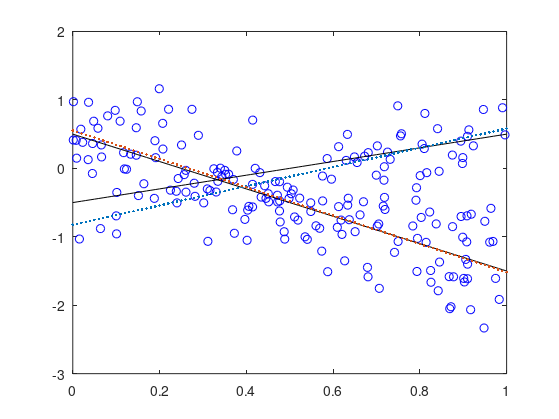
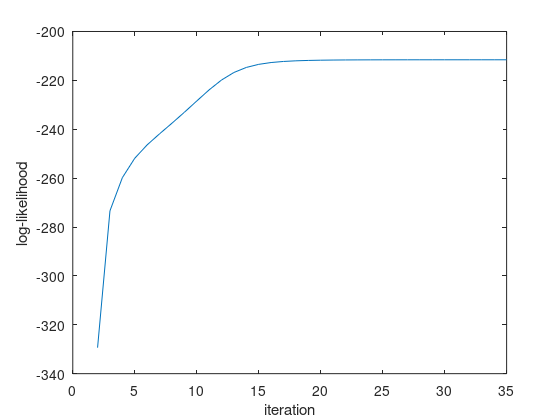

Reproduce these figures in MATLAB, in order.
close all
rng(0);
n = 200; % sample size
K = 2; % number of lines
e=[.7 .3]; % mixing weights
w=[-2 1]; % slopes of lines
b=[.5 -.5]; % offsets of lines
v=[.2 .1]; % variances

x=zeros(n,1);
y=zeros(n,1);

for i=1:n
    x(i) = rand;
    if rand < e(1)
        y(i) = w(1)*x(i) + b(1) + randn*sqrt(v(1));
    else
        y(i) = w(2)*x(i) + b(2) + randn*sqrt(v(2));
    end
end
plot(x,y,'bo')
hold on
t=0:0.01:1;
plot(t,w(1)*t+b(1),'k')
plot(t,w(2)*t+b(2),'k')

e=[.5 .5];
w=[1 -1];
b=[0 0];
v=repmat(var(y),1,2);

% x: n*d;  w: d*K
phi=@(y,x,w,b,v)...
normpdf(y*ones(size(y,2),K),x*w+b,...
    ones(n,size(v,1))*sqrt(v));

% \frac{\sum_{l=1}^n \gamma_{lk}^{(j)}x_l}
% {\sum_{l=1}^n \gamma_{lk}^{(j)}}
tilde=@(g,z)repmat(z,[1 K])-...
repmat((sum(g.*(z*ones(size(z,2),K)),1)./sum(g,1)),[n 1]);

Q=zeros(n,1);
Q(1)=-Inf;
for i=1:size(Q,1)
% E-step
gamma=e.*phi(y,x,w,b,v);
gamma=gamma./sum(gamma,2);

% check stop criteria
Q(i+1)=sum(sum(gamma.*log(e.*phi(y,x,w,b,v))));
if Q(i+1)-Q(i)<1e-4
    break
end

% M-step
e=sum(gamma,1)/n;
x_tilde=tilde(gamma,x);
y_tilde=tilde(gamma,y);
w=sum(gamma.*y_tilde.*x_tilde,1)./...
sum(gamma.*x_tilde.*x_tilde,1);
b=sum(gamma.*(y-x*w),1)./sum(gamma,1);
v=sum(gamma.*(y-(x*w+b)).^2,1)./sum(gamma,1);
end

% plot
plot(t,w(1)*t+b(1),'.')
plot(t,w(2)*t+b(2),'.')

set(gcf,'Units','inches');
screenposition = get(gcf,'Position');
set(gcf,...
    'PaperPosition',[0 0 screenposition(3:4)],...
    'PaperSize',[screenposition(3:4)]);
print -dpdf -painters hw5p3a -r300

clf
plot(Q(1:i));
xlabel('iteration');
ylabel('log-likelihood')

set(gcf,'Units','inches');
screenposition = get(gcf,'Position');
set(gcf,...
    'PaperPosition',[0 0 screenposition(3:4)],...
    'PaperSize',[screenposition(3:4)]);
print -dpdf -painters hw5p3b -r300
close all